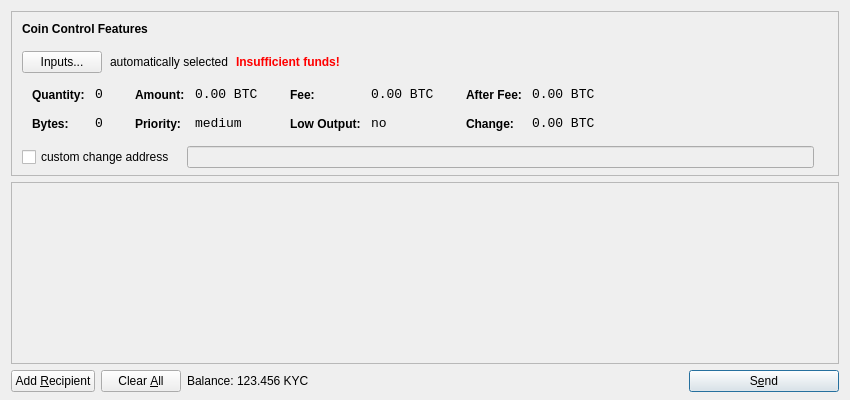
<?xml version="1.0" encoding="UTF-8"?>
<ui version="4.0">
 <class>SendCoinsDialog</class>
 <widget class="QDialog" name="SendCoinsDialog">
  <property name="geometry">
   <rect>
    <x>0</x>
    <y>0</y>
    <width>850</width>
    <height>400</height>
   </rect>
  </property>
  <property name="windowTitle">
   <string>Send Coins</string>
  </property>
  <layout class="QVBoxLayout" name="verticalLayout" stretch="0,1,0">
   <property name="bottomMargin">
    <number>8</number>
   </property>
   <item>
    <widget class="QFrame" name="frameCoinControl">
     <property name="sizePolicy">
      <sizepolicy hsizetype="Expanding" vsizetype="Expanding">
       <horstretch>0</horstretch>
       <verstretch>0</verstretch>
      </sizepolicy>
     </property>
     <property name="maximumSize">
      <size>
       <width>16777215</width>
       <height>16777215</height>
      </size>
     </property>
     <property name="frameShape">
      <enum>QFrame::StyledPanel</enum>
     </property>
     <property name="frameShadow">
      <enum>QFrame::Sunken</enum>
     </property>
     <layout class="QVBoxLayout" name="verticalLayoutCoinControl2">
      <property name="spacing">
       <number>-1</number>
      </property>
      <property name="leftMargin">
       <number>0</number>
      </property>
      <property name="topMargin">
       <number>0</number>
      </property>
      <property name="rightMargin">
       <number>0</number>
      </property>
      <property name="bottomMargin">
       <number>6</number>
      </property>
      <item>
       <layout class="QVBoxLayout" name="verticalLayoutCoinControl" stretch="0,0,0,0,1">
        <property name="spacing">
         <number>0</number>
        </property>
        <property name="leftMargin">
         <number>10</number>
        </property>
        <property name="topMargin">
         <number>10</number>
        </property>
        <item>
         <layout class="QHBoxLayout" name="horizontalLayoutCoinControl1">
          <property name="bottomMargin">
           <number>15</number>
          </property>
          <item>
           <widget class="QLabel" name="labelCoinControlFeatures">
            <property name="sizePolicy">
             <sizepolicy hsizetype="Preferred" vsizetype="Maximum">
              <horstretch>0</horstretch>
              <verstretch>0</verstretch>
             </sizepolicy>
            </property>
            <property name="font">
             <font>
              <weight>75</weight>
              <bold>true</bold>
             </font>
            </property>
            <property name="styleSheet">
             <string notr="true">font-weight:bold;</string>
            </property>
            <property name="text">
             <string>Coin Control Features</string>
            </property>
           </widget>
          </item>
         </layout>
        </item>
        <item>
         <layout class="QHBoxLayout" name="horizontalLayoutCoinControl2" stretch="0,0,0,0">
          <property name="spacing">
           <number>8</number>
          </property>
          <property name="bottomMargin">
           <number>10</number>
          </property>
          <item>
           <widget class="QPushButton" name="pushButtonCoinControl">
            <property name="styleSheet">
             <string notr="true"/>
            </property>
            <property name="text">
             <string>Inputs...</string>
            </property>
           </widget>
          </item>
          <item>
           <widget class="QLabel" name="labelCoinControlAutomaticallySelected">
            <property name="text">
             <string>automatically selected</string>
            </property>
            <property name="margin">
             <number>5</number>
            </property>
           </widget>
          </item>
          <item>
           <widget class="QLabel" name="labelCoinControlInsuffFunds">
            <property name="font">
             <font>
              <weight>75</weight>
              <bold>true</bold>
             </font>
            </property>
            <property name="styleSheet">
             <string notr="true">color:red;font-weight:bold;</string>
            </property>
            <property name="text">
             <string>Insufficient funds!</string>
            </property>
            <property name="margin">
             <number>5</number>
            </property>
           </widget>
          </item>
          <item>
           <spacer name="horizontalSpacerCoinControl">
            <property name="orientation">
             <enum>Qt::Horizontal</enum>
            </property>
            <property name="sizeHint" stdset="0">
             <size>
              <width>40</width>
              <height>1</height>
             </size>
            </property>
           </spacer>
          </item>
         </layout>
        </item>
        <item>
         <widget class="QWidget" name="widgetCoinControl" native="true">
          <property name="sizePolicy">
           <sizepolicy hsizetype="Preferred" vsizetype="Preferred">
            <horstretch>0</horstretch>
            <verstretch>0</verstretch>
           </sizepolicy>
          </property>
          <property name="minimumSize">
           <size>
            <width>0</width>
            <height>0</height>
           </size>
          </property>
          <property name="styleSheet">
           <string notr="true"/>
          </property>
          <layout class="QHBoxLayout" name="horizontalLayoutCoinControl5">
           <property name="margin">
            <number>0</number>
           </property>
           <item>
            <layout class="QHBoxLayout" name="horizontalLayoutCoinControl3" stretch="0,0,0,1">
             <property name="spacing">
              <number>20</number>
             </property>
             <property name="topMargin">
              <number>0</number>
             </property>
             <property name="bottomMargin">
              <number>10</number>
             </property>
             <item>
              <layout class="QFormLayout" name="formLayoutCoinControl1">
               <property name="horizontalSpacing">
                <number>10</number>
               </property>
               <property name="verticalSpacing">
                <number>14</number>
               </property>
               <property name="leftMargin">
                <number>10</number>
               </property>
               <property name="topMargin">
                <number>4</number>
               </property>
               <property name="rightMargin">
                <number>6</number>
               </property>
               <item row="0" column="0">
                <widget class="QLabel" name="labelCoinControlQuantityText">
                 <property name="styleSheet">
                  <string notr="true">font-weight:bold;</string>
                 </property>
                 <property name="text">
                  <string>Quantity:</string>
                 </property>
                 <property name="margin">
                  <number>0</number>
                 </property>
                </widget>
               </item>
               <item row="0" column="1">
                <widget class="QLabel" name="labelCoinControlQuantity">
                 <property name="font">
                  <font>
                   <family>Monospace</family>
                   <pointsize>10</pointsize>
                  </font>
                 </property>
                 <property name="cursor">
                  <cursorShape>IBeamCursor</cursorShape>
                 </property>
                 <property name="contextMenuPolicy">
                  <enum>Qt::ActionsContextMenu</enum>
                 </property>
                 <property name="text">
                  <string notr="true">0</string>
                 </property>
                 <property name="margin">
                  <number>0</number>
                 </property>
                 <property name="textInteractionFlags">
                  <set>Qt::LinksAccessibleByMouse|Qt::TextSelectableByKeyboard|Qt::TextSelectableByMouse</set>
                 </property>
                </widget>
               </item>
               <item row="1" column="0">
                <widget class="QLabel" name="labelCoinControlBytesText">
                 <property name="styleSheet">
                  <string notr="true">font-weight:bold;</string>
                 </property>
                 <property name="text">
                  <string>Bytes:</string>
                 </property>
                </widget>
               </item>
               <item row="1" column="1">
                <widget class="QLabel" name="labelCoinControlBytes">
                 <property name="font">
                  <font>
                   <family>Monospace</family>
                   <pointsize>10</pointsize>
                  </font>
                 </property>
                 <property name="cursor">
                  <cursorShape>IBeamCursor</cursorShape>
                 </property>
                 <property name="contextMenuPolicy">
                  <enum>Qt::ActionsContextMenu</enum>
                 </property>
                 <property name="text">
                  <string notr="true">0</string>
                 </property>
                 <property name="textInteractionFlags">
                  <set>Qt::LinksAccessibleByMouse|Qt::TextSelectableByKeyboard|Qt::TextSelectableByMouse</set>
                 </property>
                </widget>
               </item>
              </layout>
             </item>
             <item>
              <layout class="QFormLayout" name="formLayoutCoinControl2">
               <property name="horizontalSpacing">
                <number>10</number>
               </property>
               <property name="verticalSpacing">
                <number>14</number>
               </property>
               <property name="leftMargin">
                <number>6</number>
               </property>
               <property name="topMargin">
                <number>4</number>
               </property>
               <property name="rightMargin">
                <number>6</number>
               </property>
               <item row="0" column="0">
                <widget class="QLabel" name="labelCoinControlAmountText">
                 <property name="styleSheet">
                  <string notr="true">font-weight:bold;</string>
                 </property>
                 <property name="text">
                  <string>Amount:</string>
                 </property>
                 <property name="margin">
                  <number>0</number>
                 </property>
                </widget>
               </item>
               <item row="0" column="1">
                <widget class="QLabel" name="labelCoinControlAmount">
                 <property name="font">
                  <font>
                   <family>Monospace</family>
                   <pointsize>10</pointsize>
                  </font>
                 </property>
                 <property name="cursor">
                  <cursorShape>IBeamCursor</cursorShape>
                 </property>
                 <property name="contextMenuPolicy">
                  <enum>Qt::ActionsContextMenu</enum>
                 </property>
                 <property name="text">
                  <string notr="true">0.00 BTC</string>
                 </property>
                 <property name="textInteractionFlags">
                  <set>Qt::LinksAccessibleByMouse|Qt::TextSelectableByKeyboard|Qt::TextSelectableByMouse</set>
                 </property>
                </widget>
               </item>
               <item row="1" column="0">
                <widget class="QLabel" name="labelCoinControlPriorityText">
                 <property name="styleSheet">
                  <string notr="true">font-weight:bold;</string>
                 </property>
                 <property name="text">
                  <string>Priority:</string>
                 </property>
                </widget>
               </item>
               <item row="1" column="1">
                <widget class="QLabel" name="labelCoinControlPriority">
                 <property name="font">
                  <font>
                   <family>Monospace</family>
                   <pointsize>10</pointsize>
                  </font>
                 </property>
                 <property name="cursor">
                  <cursorShape>IBeamCursor</cursorShape>
                 </property>
                 <property name="contextMenuPolicy">
                  <enum>Qt::ActionsContextMenu</enum>
                 </property>
                 <property name="text">
                  <string>medium</string>
                 </property>
                 <property name="textInteractionFlags">
                  <set>Qt::LinksAccessibleByMouse|Qt::TextSelectableByKeyboard|Qt::TextSelectableByMouse</set>
                 </property>
                </widget>
               </item>
              </layout>
             </item>
             <item>
              <layout class="QFormLayout" name="formLayoutCoinControl3">
               <property name="horizontalSpacing">
                <number>10</number>
               </property>
               <property name="verticalSpacing">
                <number>14</number>
               </property>
               <property name="leftMargin">
                <number>6</number>
               </property>
               <property name="topMargin">
                <number>4</number>
               </property>
               <property name="rightMargin">
                <number>6</number>
               </property>
               <item row="0" column="0">
                <widget class="QLabel" name="labelCoinControlFeeText">
                 <property name="styleSheet">
                  <string notr="true">font-weight:bold;</string>
                 </property>
                 <property name="text">
                  <string>Fee:</string>
                 </property>
                 <property name="margin">
                  <number>0</number>
                 </property>
                </widget>
               </item>
               <item row="0" column="1">
                <widget class="QLabel" name="labelCoinControlFee">
                 <property name="font">
                  <font>
                   <family>Monospace</family>
                   <pointsize>10</pointsize>
                  </font>
                 </property>
                 <property name="cursor">
                  <cursorShape>IBeamCursor</cursorShape>
                 </property>
                 <property name="contextMenuPolicy">
                  <enum>Qt::ActionsContextMenu</enum>
                 </property>
                 <property name="text">
                  <string notr="true">0.00 BTC</string>
                 </property>
                 <property name="textInteractionFlags">
                  <set>Qt::LinksAccessibleByMouse|Qt::TextSelectableByKeyboard|Qt::TextSelectableByMouse</set>
                 </property>
                </widget>
               </item>
               <item row="1" column="0">
                <widget class="QLabel" name="labelCoinControlLowOutputText">
                 <property name="styleSheet">
                  <string notr="true">font-weight:bold;</string>
                 </property>
                 <property name="text">
                  <string>Low Output:</string>
                 </property>
                </widget>
               </item>
               <item row="1" column="1">
                <widget class="QLabel" name="labelCoinControlLowOutput">
                 <property name="font">
                  <font>
                   <family>Monospace</family>
                   <pointsize>10</pointsize>
                  </font>
                 </property>
                 <property name="cursor">
                  <cursorShape>IBeamCursor</cursorShape>
                 </property>
                 <property name="contextMenuPolicy">
                  <enum>Qt::ActionsContextMenu</enum>
                 </property>
                 <property name="text">
                  <string>no</string>
                 </property>
                 <property name="textInteractionFlags">
                  <set>Qt::LinksAccessibleByMouse|Qt::TextSelectableByKeyboard|Qt::TextSelectableByMouse</set>
                 </property>
                </widget>
               </item>
              </layout>
             </item>
             <item>
              <layout class="QFormLayout" name="formLayoutCoinControl4">
               <property name="horizontalSpacing">
                <number>10</number>
               </property>
               <property name="verticalSpacing">
                <number>14</number>
               </property>
               <property name="leftMargin">
                <number>6</number>
               </property>
               <property name="topMargin">
                <number>4</number>
               </property>
               <property name="rightMargin">
                <number>6</number>
               </property>
               <item row="0" column="0">
                <widget class="QLabel" name="labelCoinControlAfterFeeText">
                 <property name="styleSheet">
                  <string notr="true">font-weight:bold;</string>
                 </property>
                 <property name="text">
                  <string>After Fee:</string>
                 </property>
                 <property name="margin">
                  <number>0</number>
                 </property>
                </widget>
               </item>
               <item row="0" column="1">
                <widget class="QLabel" name="labelCoinControlAfterFee">
                 <property name="font">
                  <font>
                   <family>Monospace</family>
                   <pointsize>10</pointsize>
                  </font>
                 </property>
                 <property name="cursor">
                  <cursorShape>IBeamCursor</cursorShape>
                 </property>
                 <property name="contextMenuPolicy">
                  <enum>Qt::ActionsContextMenu</enum>
                 </property>
                 <property name="text">
                  <string notr="true">0.00 BTC</string>
                 </property>
                 <property name="textInteractionFlags">
                  <set>Qt::LinksAccessibleByMouse|Qt::TextSelectableByKeyboard|Qt::TextSelectableByMouse</set>
                 </property>
                </widget>
               </item>
               <item row="1" column="0">
                <widget class="QLabel" name="labelCoinControlChangeText">
                 <property name="styleSheet">
                  <string notr="true">font-weight:bold;</string>
                 </property>
                 <property name="text">
                  <string>Change:</string>
                 </property>
                </widget>
               </item>
               <item row="1" column="1">
                <widget class="QLabel" name="labelCoinControlChange">
                 <property name="font">
                  <font>
                   <family>Monospace</family>
                   <pointsize>10</pointsize>
                  </font>
                 </property>
                 <property name="cursor">
                  <cursorShape>IBeamCursor</cursorShape>
                 </property>
                 <property name="contextMenuPolicy">
                  <enum>Qt::ActionsContextMenu</enum>
                 </property>
                 <property name="text">
                  <string notr="true">0.00 BTC</string>
                 </property>
                 <property name="textInteractionFlags">
                  <set>Qt::LinksAccessibleByMouse|Qt::TextSelectableByKeyboard|Qt::TextSelectableByMouse</set>
                 </property>
                </widget>
               </item>
              </layout>
             </item>
            </layout>
           </item>
          </layout>
         </widget>
        </item>
        <item>
         <layout class="QHBoxLayout" name="horizontalLayoutCoinControl4" stretch="0,0,0">
          <property name="spacing">
           <number>12</number>
          </property>
          <property name="sizeConstraint">
           <enum>QLayout::SetDefaultConstraint</enum>
          </property>
          <property name="topMargin">
           <number>5</number>
          </property>
          <property name="rightMargin">
           <number>5</number>
          </property>
          <item>
           <widget class="QCheckBox" name="checkBoxCoinControlChange">
            <property name="text">
             <string>custom change address</string>
            </property>
           </widget>
          </item>
          <item>
           <widget class="QLineEdit" name="lineEditCoinControlChange">
            <property name="enabled">
             <bool>false</bool>
            </property>
            <property name="sizePolicy">
             <sizepolicy hsizetype="Expanding" vsizetype="Fixed">
              <horstretch>0</horstretch>
              <verstretch>0</verstretch>
             </sizepolicy>
            </property>
           </widget>
          </item>
          <item>
           <widget class="QLabel" name="labelCoinControlChangeLabel">
            <property name="sizePolicy">
             <sizepolicy hsizetype="Preferred" vsizetype="Expanding">
              <horstretch>0</horstretch>
              <verstretch>0</verstretch>
             </sizepolicy>
            </property>
            <property name="minimumSize">
             <size>
              <width>0</width>
              <height>0</height>
             </size>
            </property>
            <property name="text">
             <string/>
            </property>
            <property name="margin">
             <number>3</number>
            </property>
           </widget>
          </item>
         </layout>
        </item>
        <item>
         <spacer name="verticalSpacerCoinControl">
          <property name="orientation">
           <enum>Qt::Vertical</enum>
          </property>
          <property name="sizeHint" stdset="0">
           <size>
            <width>800</width>
            <height>1</height>
           </size>
          </property>
         </spacer>
        </item>
       </layout>
      </item>
     </layout>
    </widget>
   </item>
   <item>
    <widget class="QScrollArea" name="scrollArea">
     <property name="widgetResizable">
      <bool>true</bool>
     </property>
     <widget class="QWidget" name="scrollAreaWidgetContents">
      <property name="geometry">
       <rect>
        <x>0</x>
        <y>0</y>
        <width>830</width>
        <height>165</height>
       </rect>
      </property>
      <layout class="QVBoxLayout" name="verticalLayout_2">
       <property name="margin">
        <number>0</number>
       </property>
       <item>
        <layout class="QVBoxLayout" name="entries">
         <property name="spacing">
          <number>6</number>
         </property>
        </layout>
       </item>
       <item>
        <spacer name="verticalSpacer">
         <property name="orientation">
          <enum>Qt::Vertical</enum>
         </property>
         <property name="sizeHint" stdset="0">
          <size>
           <width>20</width>
           <height>40</height>
          </size>
         </property>
        </spacer>
       </item>
      </layout>
     </widget>
    </widget>
   </item>
   <item>
    <layout class="QHBoxLayout" name="horizontalLayout">
     <item>
      <widget class="QPushButton" name="addButton">
       <property name="toolTip">
        <string>Send to multiple recipients at once</string>
       </property>
       <property name="text">
        <string>Add &amp;Recipient</string>
       </property>
       <property name="icon">
        <iconset resource="../bitcoin.qrc">
         <normaloff>:/icons/add</normaloff>:/icons/add</iconset>
       </property>
       <property name="autoDefault">
        <bool>false</bool>
       </property>
      </widget>
     </item>
     <item>
      <widget class="QPushButton" name="clearButton">
       <property name="sizePolicy">
        <sizepolicy hsizetype="Minimum" vsizetype="Fixed">
         <horstretch>0</horstretch>
         <verstretch>0</verstretch>
        </sizepolicy>
       </property>
       <property name="toolTip">
        <string>Remove all transaction fields</string>
       </property>
       <property name="text">
        <string>Clear &amp;All</string>
       </property>
       <property name="icon">
        <iconset resource="../bitcoin.qrc">
         <normaloff>:/icons/remove</normaloff>:/icons/remove</iconset>
       </property>
       <property name="autoRepeatDelay">
        <number>300</number>
       </property>
       <property name="autoDefault">
        <bool>false</bool>
       </property>
      </widget>
     </item>
     <item>
      <layout class="QHBoxLayout" name="horizontalLayout_2">
       <property name="spacing">
        <number>3</number>
       </property>
       <item>
        <widget class="QLabel" name="label">
         <property name="text">
          <string>Balance:</string>
         </property>
        </widget>
       </item>
       <item>
        <widget class="QLabel" name="labelBalance">
         <property name="cursor">
          <cursorShape>IBeamCursor</cursorShape>
         </property>
         <property name="text">
          <string>123.456 KYC</string>
         </property>
         <property name="textInteractionFlags">
          <set>Qt::LinksAccessibleByMouse|Qt::TextSelectableByKeyboard|Qt::TextSelectableByMouse</set>
         </property>
        </widget>
       </item>
      </layout>
     </item>
     <item>
      <spacer name="horizontalSpacer">
       <property name="orientation">
        <enum>Qt::Horizontal</enum>
       </property>
       <property name="sizeHint" stdset="0">
        <size>
         <width>40</width>
         <height>20</height>
        </size>
       </property>
      </spacer>
     </item>
     <item>
      <widget class="QPushButton" name="sendButton">
       <property name="minimumSize">
        <size>
         <width>150</width>
         <height>0</height>
        </size>
       </property>
       <property name="toolTip">
        <string>Confirm the send action</string>
       </property>
       <property name="text">
        <string>S&amp;end</string>
       </property>
       <property name="icon">
        <iconset resource="../bitcoin.qrc">
         <normaloff>:/icons/send</normaloff>:/icons/send</iconset>
       </property>
       <property name="default">
        <bool>true</bool>
       </property>
      </widget>
     </item>
    </layout>
   </item>
  </layout>
 </widget>
 <resources>
  <include location="../bitcoin.qrc"/>
 </resources>
 <connections/>
</ui>
